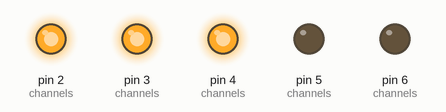
The sketch below on a simulated Arduino Uno, built with avr-gcc and run on an emulated ATmega328P. On the bench: output pins drawn as LEDs (lit = HIGH). Random numbers use the default seed unless the sketch sets one.

Above: at 2.6 s.
At 6.5 s:
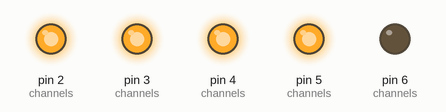
At 10.5 s:
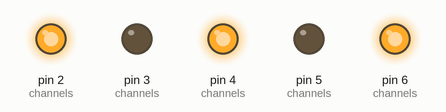
At 15.5 s:
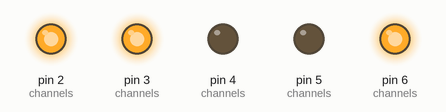
At 20.6 s:
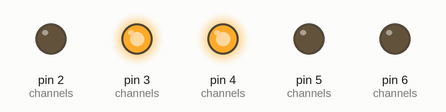
At 31.5 s:
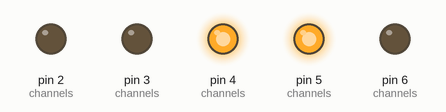
Timing chart, 0 to 40.0 s (numbered marks = the images above):
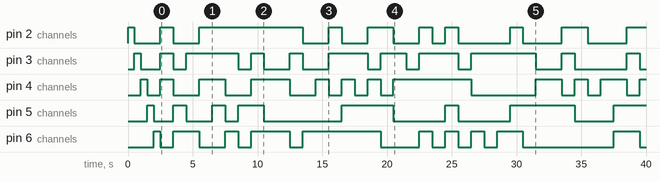

The sketch:

vixentest.ino
```cpp
                  // This code was written by Click that moment.

// To adapt the code to your case, just change this top section, with the #define lines.


// Includes the watchdog timer library

#include <avr/wdt.h>


// This sets how many channels will vixen be sending. Can be set to any number from 1 to 48 for Arduino Mega, and 1 to 18 for Arduino Uno.

#define CHANNEL_COUNT 5


// speed for the com port for talking with vixen. From 9600 to 115200. Use the same speed as set in Vixen.

#define VIXEN_COM_SPEED 9600


// Timeout waiting for serial input before going to random mode (in milliseconds).

#define TIME_OUT 1000


// If the relays turn On and Off opposite to Vixen sequence, change "#define MODE NOT_INVERTED" for "#define MODE INVERTED"

#define NOT_INVERTED 0

#define INVERTED 1

#define MODE NOT_INVERTED


// which pins control which channels

// You can change these assignment to use different pins, but be very careful to not repeat the same pin number for 2 channels.

// DO NOT use pings 0 and 1, as those are for the serial port to talk to the computer.

#define CH01 2

#define CH02 3

#define CH03 4

#define CH04 5

#define CH05 6


int channels[] = {CH01,CH02,CH03,CH04,CH05};


int incomingByte[CHANNEL_COUNT];


int i = 0; // Loop counter

volatile unsigned long timer_a = 0; // new line


//setup the pins/ inputs & outputs

void setup(){


// enable the watchdog timer with a time of 1 second. If the board freezes, it will reset itself after 1 second.

wdt_enable(WDTO_1S);


// specifically for the UNO

sei();


// initalize PWM Channels / Pins

for (i=0; i < CHANNEL_COUNT; i++){

pinMode(channels[i], OUTPUT);

}


// set all the realys to off to start with

if (MODE == NOT_INVERTED) {

for (i=0; i < CHANNEL_COUNT; i++){

digitalWrite(channels[i], LOW);


}

}


else {

for (i=0; i < CHANNEL_COUNT; i++){

digitalWrite(channels[i], HIGH);

}

}


testSequence();


// set up Serial according to the speed defined above.

Serial.begin(VIXEN_COM_SPEED);

}


void loop()

{

if (Serial.available() >= (CHANNEL_COUNT+2)) {

wdt_reset(); // resets the watchdog

timer_a = millis (); // new line

int uno = Serial.read();

if (uno == 126){


int dos = Serial.read();

if (dos == 33){


for (i=0; i < CHANNEL_COUNT; i++) {

// read each byte

incomingByte[i] = Serial.read();

}

if (MODE == NOT_INVERTED) {

for (i=0; i < CHANNEL_COUNT; i++){

int value = incomingByte[i];

if (value <= 127) {

digitalWrite(channels[i], LOW);

}

else {

digitalWrite(channels[i], HIGH);

}

}

}

else {

for (i=0; i < CHANNEL_COUNT; i++){

int value = incomingByte[i];

if (value < 127) {

digitalWrite(channels[i], HIGH);

}

else {

digitalWrite(channels[i], LOW);

}

}

}


}

}

}

// Random mode code. Random mode starts if no serial input has been received in TIME_OUT millisenconds

else {

wdt_reset(); // resets the watchdog

unsigned long diff = millis() - timer_a;

if (diff >= TIME_OUT) {

timer_a = millis ();

int random_a = 0;

for (i=0; i < CHANNEL_COUNT; i++){

random_a = random(0, 2);

if (random_a == 0) {

digitalWrite(channels[i], LOW);

}

else {

digitalWrite(channels[i], HIGH);

}

}

}

}

}


void testSequence(){


if (MODE == NOT_INVERTED) {

for (i=0; i < CHANNEL_COUNT; i++){

wdt_reset(); // resets the watchdog

digitalWrite(channels[i], HIGH);

delay (500);

digitalWrite(channels[i], LOW);

}

}


else {

for (i=0; i < CHANNEL_COUNT; i++){

wdt_reset(); // resets the watchdog

digitalWrite(channels[i], LOW);

delay (500);

digitalWrite(channels[i], HIGH);

}

}

}
```

Measured:
- by itself, pin 2 (channels): HIGH → LOW at 0.50 s, → HIGH 2.0 s later, → LOW 1.0 s later, → HIGH 2.0 s later, … (18 changes in this stretch)
- by itself, pin 3 (channels): HIGH → LOW at 1.0 s, → HIGH 1.5 s later, → LOW 1.0 s later, → HIGH 1.0 s later, … (21 changes in this stretch)
- by itself, pin 4 (channels): HIGH → LOW at 1.5 s, → HIGH 1.0 s later, → LOW 1.0 s later, → HIGH 2.0 s later, … (22 changes in this stretch)
- by itself, pin 5 (channels): HIGH → LOW at 2.0 s, → HIGH 1.5 s later, → LOW 1.0 s later, → HIGH 2.0 s later, … (14 changes in this stretch)
- by itself, pin 6 (channels): HIGH → LOW at 2.5 s, → HIGH 1.0 s later, → LOW 2.0 s later, → HIGH 2.0 s later, … (19 changes in this stretch)
